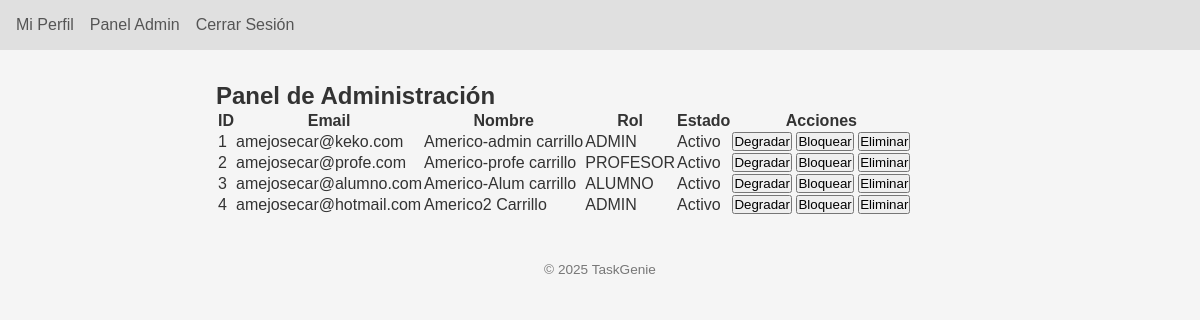
/admin/ (signed in), run on the app's committed database.
### app/models.py (models this page shows, shortened)
class Usuario(UserMixin, db.Model):
    __tablename__ = "usuarios"
    id               = db.Column(db.Integer, primary_key=True)
    nombre           = db.Column(db.String(50), nullable=False)
    apellido         = db.Column(db.String(50), nullable=False)
    email            = db.Column(db.String(120), unique=True, nullable=False)
    clave_hash       = db.Column(db.String(128), nullable=False)
    fecha_nacimiento = db.Column(db.Date, nullable=False)
    rol              = db.Column(db.Enum(RolEnum), default=RolEnum.USER, nullable=False)
    is_blocked       = db.Column(db.Boolean, default=False)
    tareas_creadas = db.relationship(
        "Tarea",
        foreign_keys="Tarea.user_id",
        back_populates="usuario",
        cascade="all, delete-orphan"
    )
    tareas_recibidas = db.relationship(
        "Tarea",
        foreign_keys="Tarea.asignado_a_id",
        back_populates="asignado_a"
    )

### app/blueprints/admin/routes.py (the view)
    def wrapper(*args, **kwargs):
        if not current_user.is_authenticated or current_user.rol != RolEnum.ADMIN:
            flash("Acceso denegado", "danger")
            return redirect(url_for("auth.login"))
        return fn(*args, **kwargs)

### app/blueprints/admin/routes.py (called while the page is built)
def solo_admin(fn):
    def wrapper(*args, **kwargs):
        if not current_user.is_authenticated or current_user.rol != RolEnum.ADMIN:
            flash("Acceso denegado", "danger")
            return redirect(url_for("auth.login"))
        return fn(*args, **kwargs)
    wrapper.__name__ = fn.__name__
    return login_required(wrapper)

@admin_bp.route("/", methods=["GET"])
@solo_admin
def dashboard():
    users = Usuario.query.all()
    return render_template("admin/dashboard_admin.html", users=users)

### app/extensions.py (called while the page is built)
@login_manager.user_loader
def load_user(user_id: str):
    from app.models import Usuario
    return db.session.get(Usuario, int(user_id))

### app/blueprints/admin/templates/admin/dashboard_admin.html
{% extends 'base.html' %} {% block title %}Panel Admin{% endblock %} {% block
content %}
<h2>Panel de Administración</h2>
<table>
  <thead>
    <tr>
      <th>ID</th>
      <th>Email</th>
      <th>Nombre</th>
      <th>Rol</th>
      <th>Estado</th>
      <th>Acciones</th>
    </tr>
  </thead>
  <tbody>
    {% for u in users %}
    <tr>
      <td>{{ u.id }}</td>
      <td>{{ u.email }}</td>
      <td>{{ u.nombre }} {{ u.apellido }}</td>
      <td>{{ u.rol.value }}</td>
      <td>{{ 'Bloqueado' if u.is_blocked else 'Activo' }}</td>
      <td>
        <form
          action="{{ url_for('admin.change_role', user_id=u.id) }}"
          method="post"
          style="display: inline"
        >
          <button type="submit">
            {{ 'Promover' if u.rol.name=='USER' else 'Degradar' }}
          </button>
        </form>
        <form
          action="{{ url_for('admin.toggle_block', user_id=u.id) }}"
          method="post"
          style="display: inline"
        >
          <button type="submit">
            {{ 'Desbloquear' if u.is_blocked else 'Bloquear' }}
          </button>
        </form>
        <form
          action="{{ url_for('admin.delete_user', user_id=u.id) }}"
          method="post"
          style="display: inline"
        >
          <button type="submit">Eliminar</button>
        </form>
      </td>
    </tr>
    {% endfor %}
  </tbody>
</table>
{% endblock %}

### app/templates/base.html (shortened to what this page needs)
<!DOCTYPE html>
<html lang="es">
  <head>
    <link
      rel="stylesheet"
      href="{{ url_for('static', filename='css/style.css') }}"
    />
  </head>
  <body>
     {% if
    request.endpoint not in ['auth.login', 'auth.registro'] %}
    <header>
      <nav>
        {% if not current_user.is_authenticated %}
        <a href="{{ url_for('auth.login') }}">Ingresar</a>
        {% elif current_user.rol.name == 'ADMIN' %}
        <a href="{{ url_for('perfil.index') }}">Mi Perfil</a>
        <a href="{{ url_for('admin.dashboard') }}">Panel Admin</a>
        <a href="{{ url_for('auth.logout') }}">Cerrar Sesión</a>
        {% elif current_user.rol.name in ['PROFESOR', 'ALUMNO'] %}
        <a href="{{ url_for('tareas.listado') }}">Mis Tareas</a>
        <a href="{{ url_for('perfil.index') }}">Mi Perfil</a>
        <a href="{{ url_for('auth.logout') }}">Cerrar Sesión</a>
        {% endif %}
      </nav>
    </header>
    {% endif %}
    <main>
       {% block content %}{% endblock %}
    </main>
    <footer>
      <p>&copy; 2025 TaskGenie</p>
    </footer>
  </body>
</html>

### app/static/css/style.css (style rules this page uses)
:root { --bg: #f5f5f5; --nav-bg: #e0e0e0; --text: #333; --link: #555; --link-hover: #000; --flash-info: #d9edf7; --flash-success: #dff0d8; --flash-danger: #f2dede; --flash-warning: #fcf8e3; }
* { margin: 0; padding: 0; box-sizing: border-box; font-family: Arial, sans-serif; }
body { background: var(--bg); color: var(--text); }
header { background: var(--nav-bg); padding: 1em; }
nav { display: flex; gap: 1em; }
nav a { color: var(--link); text-decoration: none; font-weight: 500; }
main { max-width: 800px; margin: 2em auto; padding: 0 1em; }
footer { text-align: center; padding: 1em; font-size: 0.85em; color: #777; }

### data on the page
Usuario: id "1", email "amejosecar@keko.com", nombre "Americo-admin", apellido "carrillo", rol.value "ADMIN", is_blocked "Activo", rol "Degradar", is_blocked "Bloquear"
Usuario: id "2", email "amejosecar@profe.com", nombre "Americo-profe", apellido "carrillo", rol.value "PROFESOR", is_blocked "Activo", rol "Degradar", is_blocked "Bloquear"
Usuario: id "3", email "amejosecar@alumno.com", nombre "Americo-Alum", apellido "carrillo", rol.value "ALUMNO", is_blocked "Activo", rol "Degradar", is_blocked "Bloquear"
Usuario: id "4", email "amejosecar@hotmail.com", nombre "Americo2", apellido "Carrillo", rol.value "ADMIN", is_blocked "Activo", rol "Degradar", is_blocked "Bloquear"
